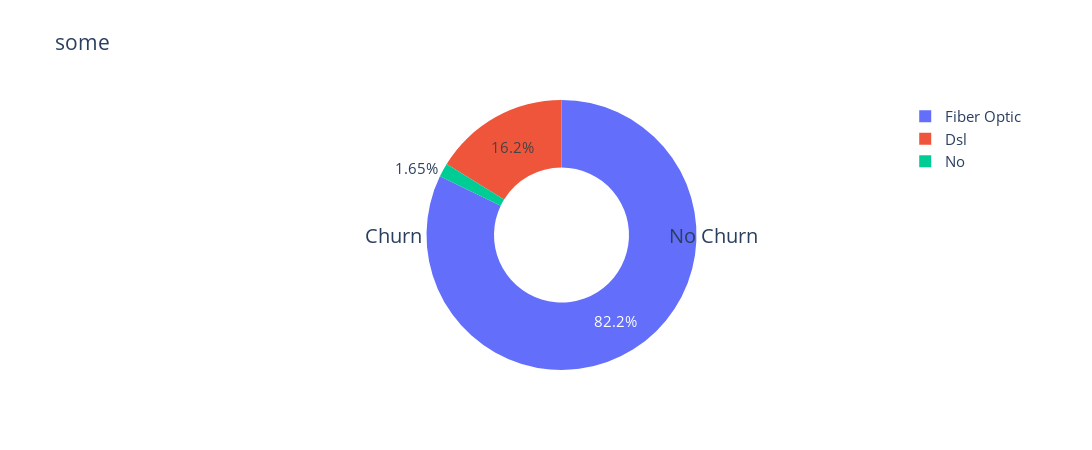

Here is the notebook cell this chart was saved with:
### Code cell


### Figure 1 — Plotly figure (JSON) as saved in the notebook; plotly's stock layout.template omitted (floating-point values rounded to 4 significant figures)
{"data": [{"domain": {"x": [1, 0.1]}, "hole": 0.5, "labels": ["Fiber Optic", "Dsl", "No"], "name": "CHurn", "type": "pie", "values": [114300.0, 22530.0, 2302.0]}], "layout": {"annotations": [{"font": {"size": 20}, "showarrow": false, "text": "Churn", "x": 0.2, "y": 0.5}, {"font": {"size": 20}, "showarrow": false, "text": "No Churn", "x": 0.8, "y": 0.5}], "font": {"size": 15}, "height": 450, "title": {"text": "some"}, "width": 1200}}
